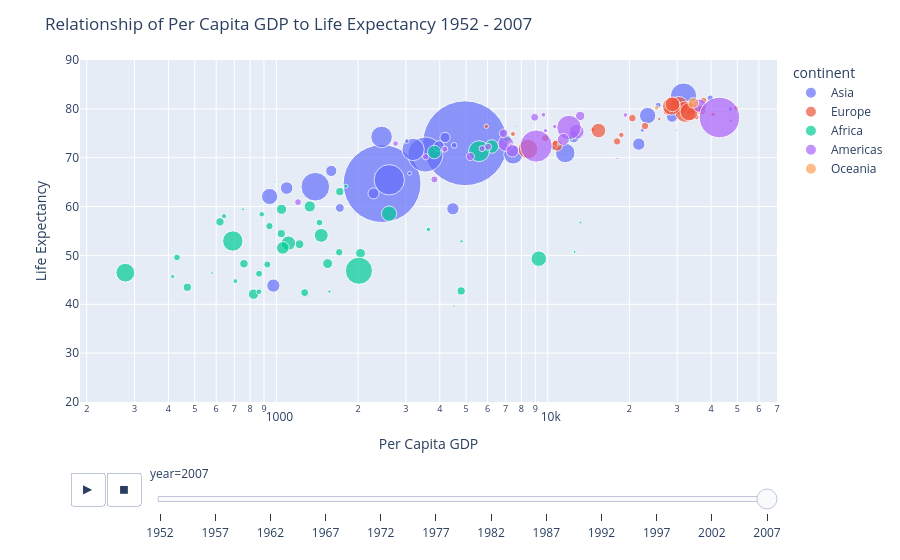

The notebook cell this image was saved under:
### Markdown cell above
If you hover over the large purple dots, you'll see something strange... China appears in the data multiple times.  This is because there's a large purple dot plotted for every year that data was recorded for China.  It's confusing to have them all plotted on the same plot at the same time, so let's add in the animation that shows different values of GDP and life expectancy at different times.

### Code cell
fig=px.scatter(df,
              x='gdpPercap',
              y='lifeExp',
              log_x=True,
              color='continent',
              size='pop',
              hover_name='country',
              size_max=60,
              animation_frame='year',
              labels = {'gdpPercap': 'Per Capita GDP', 'lifeExp': 'Life Expectancy' })

fig.update_layout(title='Relationship of Per Capita GDP to Life Expectancy 1952 - 2007',
                  height=500,
                  yaxis_range = [20, 90])
fig.show()

### Figure 1 — Plotly figure (JSON) as saved in the notebook; plotly's stock layout.template omitted (floating-point values rounded to 4 significant figures)
{"data": [{"hovertemplate": "<b>%{hovertext}</b><br><br>continent=Asia<br>year=2007<br>Per Capita GDP=%{x}<br>Life Expectancy=%{y}<br>pop=%{marker.size}<extra></extra>", "hovertext": ["Afghanistan", "Bahrain", "Bangladesh", "Cambodia", "China", "Hong Kong, China", "India", "Indonesia", "Iran", "Iraq", "Israel", "Japan", "Jordan", "Korea, Dem. Rep.", "Korea, Rep.", "Kuwait", "Lebanon", "Malaysia", "Mongolia", "Myanmar", "Nepal", "Oman", "Pakistan", "Philippines", "Saudi Arabia", "Singapore", "Sri Lanka", "Syria", "Taiwan", "Thailand", "Vietnam", "West Bank and Gaza", "Yemen, Rep."], "legendgroup": "Asia", "marker": {"color": "#636efa", "size": [31889923, 708573, 150448339, 14131858, 1318683096, 6980412, 1110396331, 223547000, 69453570, 27499638, 6426679, 127467972, 6053193, 23301725, 49044790, 2505559, 3921278, 24821286, 2874127, 47761980, 28901790, 3204897, 169270617, 91077287, 27601038, 4553009, 20378239, 19314747, 23174294, 65068149, 85262356, 4018332, 22211743], "sizemode": "area", "sizeref": 366300.0, "symbol": "circle"}, "mode": "markers", "name": "Asia", "orientation": "v", "showlegend": true, "type": "scatter", "x": [974.6, 29800.0, 1391.0, 1714.0, 4959.0, 39720.0, 2452.0, 3541.0, 11610.0, 4471.0, 25520.0, 31660.0, 4519.0, 1593.0, 23350.0, 47310.0, 10460.0, 12450.0, 3096.0, 944, 1091.0, 22320.0, 2606.0, 3190.0, 21650.0, 47140.0, 3970.0, 4185.0, 28720.0, 7458.0, 2442.0, 3025.0, 2281.0], "xaxis": "x", "y": [43.83, 75.64, 64.06, 59.72, 72.96, 82.21, 64.7, 70.65, 70.96, 59.55, 80.75, 82.6, 72.53, 67.3, 78.62, 77.59, 71.99, 74.24, 66.8, 62.07, 63.78, 75.64, 65.48, 71.69, 72.78, 79.97, 72.4, 74.14, 78.4, 70.62, 74.25, 73.42, 62.7], "yaxis": "y"}, {"hovertemplate": "<b>%{hovertext}</b><br><br>continent=Europe<br>year=2007<br>Per Capita GDP=%{x}<br>Life Expectancy=%{y}<br>pop=%{marker.size}<extra></extra>", "hovertext": ["Albania", "Austria", "Belgium", "Bosnia and Herzegovina", "Bulgaria", "Croatia", "Czech Republic", "Denmark", "Finland", "France", "Germany", "Greece", "Hungary", "Iceland", "Ireland", "Italy", "Montenegro", "Netherlands", "Norway", "Poland", "Portugal", "Romania", "Serbia", "Slovak Republic", "Slovenia", "Spain", "Sweden", "Switzerland", "Turkey", "United Kingdom"], "legendgroup": "Europe", "marker": {"color": "#EF553B", "size": [3600523, 8199783, 10392226, 4552198, 7322858, 4493312, 10228744, 5468120, 5238460, 61083916, 82400996, 10706290, 9956108, 301931, 4109086, 58147733, 684736, 16570613, 4627926, 38518241, 10642836, 22276056, 10150265, 5447502, 2009245, 40448191, 9031088, 7554661, 71158647, 60776238], "sizemode": "area", "sizeref": 366300.0, "symbol": "circle"}, "mode": "markers", "name": "Europe", "orientation": "v", "showlegend": true, "type": "scatter", "x": [5937.0, 36130.0, 33690.0, 7446.0, 10680.0, 14620.0, 22830.0, 35280.0, 33210.0, 30470.0, 32170.0, 27540.0, 18010.0, 36180.0, 40680.0, 28570.0, 9254.0, 36800.0, 49360.0, 15390.0, 20510.0, 10810.0, 9787.0, 18680.0, 25770.0, 28820.0, 33860.0, 37510.0, 8458.0, 33200.0], "xaxis": "x", "y": [76.42, 79.83, 79.44, 74.85, 73.0, 75.75, 76.49, 78.33, 79.31, 80.66, 79.41, 79.48, 73.34, 81.76, 78.89, 80.55, 74.54, 79.76, 80.2, 75.56, 78.1, 72.48, 74.0, 74.66, 77.93, 80.94, 80.88, 81.7, 71.78, 79.42], "yaxis": "y"}, {"hovertemplate": "<b>%{hovertext}</b><br><br>continent=Africa<br>year=2007<br>Per Capita GDP=%{x}<br>Life Expectancy=%{y}<br>pop=%{marker.size}<extra></extra>", "hovertext": ["Algeria", "Angola", "Benin", "Botswana", "Burkina Faso", "Burundi", "Cameroon", "Central African Republic", "Chad", "Comoros", "Congo, Dem. Rep.", "Congo, Rep.", "Cote d'Ivoire", "Djibouti", "Egypt", "Equatorial Guinea", "Eritrea", "Ethiopia", "Gabon", "Gambia", "Ghana", "Guinea", "Guinea-Bissau", "Kenya", "Lesotho", "Liberia", "Libya", "Madagascar", "Malawi", "Mali", "Mauritania", "Mauritius", "Morocco", "Mozambique", "Namibia", "Niger", "Nigeria", "Reunion", "Rwanda", "Sao Tome and Principe", "Senegal", "Sierra Leone", "Somalia", "South Africa", "Sudan", "Swaziland", "Tanzania", "Togo", "Tunisia", "Uganda", "Zambia", "Zimbabwe"], "legendgroup": "Africa", "marker": {"color": "#00cc96", "size": [33333216, 12420476, 8078314, 1639131, 14326203, 8390505, 17696293, 4369038, 10238807, 710960, 64606759, 3800610, 18013409, 496374, 80264543, 551201, 4906585, 76511887, 1454867, 1688359, 22873338, 9947814, 1472041, 35610177, 2012649, 3193942, 6036914, 19167654, 13327079, 12031795, 3270065, 1250882, 33757175, 19951656, 2055080, 12894865, 135031164, 798094, 8860588, 199579, 12267493, 6144562, 9118773, 43997828, 42292929, 1133066, 38139640, 5701579, 10276158, 29170398, 11746035, 12311143], "sizemode": "area", "sizeref": 366300.0, "symbol": "circle"}, "mode": "markers", "name": "Africa", "orientation": "v", "showlegend": true, "type": "scatter", "x": [6223.0, 4797.0, 1441.0, 12570.0, 1217.0, 430.1, 2042.0, 706.0, 1704.0, 986.1, 277.6, 3633.0, 1545.0, 2082.0, 5581.0, 12150.0, 641.4, 690.8, 13210.0, 752.7, 1328.0, 942.7, 579.2, 1463.0, 1569.0, 414.5, 12060.0, 1045.0, 759.3, 1043.0, 1803.0, 10960.0, 3820.0, 823.7, 4811.0, 619.7, 2014.0, 7670.0, 863.1, 1598.0, 1712.0, 862.5, 926.1, 9270.0, 2602.0, 4513.0, 1107.0, 883.0, 7093.0, 1056.0, 1271.0, 469.7], "xaxis": "x", "y": [72.3, 42.73, 56.73, 50.73, 52.3, 49.58, 50.43, 44.74, 50.65, 65.15, 46.46, 55.32, 48.33, 54.79, 71.34, 51.58, 58.04, 52.95, 56.73, 59.45, 60.02, 56.01, 46.39, 54.11, 42.59, 45.68, 73.95, 59.44, 48.3, 54.47, 64.16, 72.8, 71.16, 42.08, 52.91, 56.87, 46.86, 76.44, 46.24, 65.53, 63.06, 42.57, 48.16, 49.34, 58.56, 39.61, 52.52, 58.42, 73.92, 51.54, 42.38, 43.49], "yaxis": "y"}, {"hovertemplate": "<b>%{hovertext}</b><br><br>continent=Americas<br>year=2007<br>Per Capita GDP=%{x}<br>Life Expectancy=%{y}<br>pop=%{marker.size}<extra></extra>", "hovertext": ["Argentina", "Bolivia", "Brazil", "Canada", "Chile", "Colombia", "Costa Rica", "Cuba", "Dominican Republic", "Ecuador", "El Salvador", "Guatemala", "Haiti", "Honduras", "Jamaica", "Mexico", "Nicaragua", "Panama", "Paraguay", "Peru", "Puerto Rico", "Trinidad and Tobago", "United States", "Uruguay", "Venezuela"], "legendgroup": "Americas", "marker": {"color": "#ab63fa", "size": [40301927, 9119152, 190010647, 33390141, 16284741, 44227550, 4133884, 11416987, 9319622, 13755680, 6939688, 12572928, 8502814, 7483763, 2780132, 108700891, 5675356, 3242173, 6667147, 28674757, 3942491, 1056608, 301139947, 3447496, 26084662], "sizemode": "area", "sizeref": 366300.0, "symbol": "circle"}, "mode": "markers", "name": "Americas", "orientation": "v", "showlegend": true, "type": "scatter", "x": [12780.0, 3822.0, 9066.0, 36320.0, 13170.0, 7007.0, 9645.0, 8948.0, 6025.0, 6873.0, 5728.0, 5186.0, 1202.0, 3548.0, 7321.0, 11980.0, 2749.0, 9809.0, 4173.0, 7409.0, 19330.0, 18010.0, 42950.0, 10610.0, 11420.0], "xaxis": "x", "y": [75.32, 65.55, 72.39, 80.65, 78.55, 72.89, 78.78, 78.27, 72.23, 74.99, 71.88, 70.26, 60.92, 70.2, 72.57, 76.19, 72.9, 75.54, 71.75, 71.42, 78.75, 69.82, 78.24, 76.38, 73.75], "yaxis": "y"}, {"hovertemplate": "<b>%{hovertext}</b><br><br>continent=Oceania<br>year=2007<br>Per Capita GDP=%{x}<br>Life Expectancy=%{y}<br>pop=%{marker.size}<extra></extra>", "hovertext": ["Australia", "New Zealand"], "legendgroup": "Oceania", "marker": {"color": "#FFA15A", "size": [20434176, 4115771], "sizemode": "area", "sizeref": 366300.0, "symbol": "circle"}, "mode": "markers", "name": "Oceania", "orientation": "v", "showlegend": true, "type": "scatter", "x": [34440.0, 25190.0], "xaxis": "x", "y": [81.23, 80.2], "yaxis": "y"}], "layout": {"autosize": true, "legend": {"itemsizing": "constant", "title": {"text": "continent"}, "tracegroupgap": 0}, "margin": {"t": 60}, "sliders": [{"active": 11, "currentvalue": {"prefix": "year="}, "len": 0.9, "pad": {"b": 10, "t": 60}, "steps": [{"args": [["1952"], {"frame": {"duration": 0, "redraw": false}, "fromcurrent": true, "mode": "immediate", "transition": {"duration": 0, "easing": "linear"}}], "label": "1952", "method": "animate"}, {"args": [["1957"], {"frame": {"duration": 0, "redraw": false}, "fromcurrent": true, "mode": "immediate", "transition": {"duration": 0, "easing": "linear"}}], "label": "1957", "method": "animate"}, {"args": [["1962"], {"frame": {"duration": 0, "redraw": false}, "fromcurrent": true, "mode": "immediate", "transition": {"duration": 0, "easing": "linear"}}], "label": "1962", "method": "animate"}, {"args": [["1967"], {"frame": {"duration": 0, "redraw": false}, "fromcurrent": true, "mode": "immediate", "transition": {"duration": 0, "easing": "linear"}}], "label": "1967", "method": "animate"}, {"args": [["1972"], {"frame": {"duration": 0, "redraw": false}, "fromcurrent": true, "mode": "immediate", "transition": {"duration": 0, "easing": "linear"}}], "label": "1972", "method": "animate"}, {"args": [["1977"], {"frame": {"duration": 0, "redraw": false}, "fromcurrent": true, "mode": "immediate", "transition": {"duration": 0, "easing": "linear"}}], "label": "1977", "method": "animate"}, {"args": [["1982"], {"frame": {"duration": 0, "redraw": false}, "fromcurrent": true, "mode": "immediate", "transition": {"duration": 0, "easing": "linear"}}], "label": "1982", "method": "animate"}, {"args": [["1987"], {"frame": {"duration": 0, "redraw": false}, "fromcurrent": true, "mode": "immediate", "transition": {"duration": 0, "easing": "linear"}}], "label": "1987", "method": "animate"}, {"args": [["1992"], {"frame": {"duration": 0, "redraw": false}, "fromcurrent": true, "mode": "immediate", "transition": {"duration": 0, "easing": "linear"}}], "label": "1992", "method": "animate"}, {"args": [["1997"], {"frame": {"duration": 0, "redraw": false}, "fromcurrent": true, "mode": "immediate", "transition": {"duration": 0, "easing": "linear"}}], "label": "1997", "method": "animate"}, {"args": [["2002"], {"frame": {"duration": 0, "redraw": false}, "fromcurrent": true, "mode": "immediate", "transition": {"duration": 0, "easing": "linear"}}], "label": "2002", "method": "animate"}, {"args": [["2007"], {"frame": {"duration": 0, "redraw": false}, "fromcurrent": true, "mode": "immediate", "transition": {"duration": 0, "easing": "linear"}}], "label": "2007", "method": "animate"}], "x": 0.1, "xanchor": "left", "y": 0, "yanchor": "top"}], "title": {"text": "Relationship of Per Capita GDP to Life Expectancy 1952 - 2007"}, "updatemenus": [{"active": 0, "buttons": [{"args": [null, {"frame": {"duration": 500, "redraw": false}, "fromcurrent": true, "mode": "immediate", "transition": {"duration": 500, "easing": "linear"}}], "label": "&#9654;", "method": "animate"}, {"args": [[null], {"frame": {"duration": 0, "redraw": false}, "fromcurrent": true, "mode": "immediate", "transition": {"duration": 0, "easing": "linear"}}], "label": "&#9724;", "method": "animate"}], "direction": "left", "pad": {"r": 10, "t": 70}, "showactive": false, "type": "buttons", "x": 0.1, "xanchor": "right", "y": 0, "yanchor": "top"}], "xaxis": {"anchor": "y", "autorange": true, "domain": [0, 1], "range": [2.271, 4.855], "title": {"text": "Per Capita GDP"}, "type": "log"}, "yaxis": {"anchor": "x", "domain": [0, 1], "range": [20, 90], "title": {"text": "Life Expectancy"}, "type": "linear"}}}
